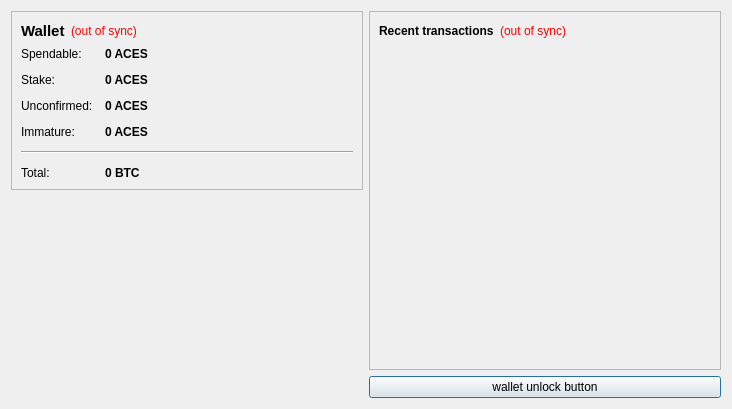
<?xml version="1.0" encoding="UTF-8"?>
<ui version="4.0">
 <class>OverviewPage</class>
 <widget class="QWidget" name="OverviewPage">
  <property name="geometry">
   <rect>
    <x>0</x>
    <y>0</y>
    <width>732</width>
    <height>409</height>
   </rect>
  </property>
  <property name="windowTitle">
   <string>Form</string>
  </property>
  <layout class="QHBoxLayout" name="horizontalLayout" stretch="0,0">
   <item>
    <layout class="QVBoxLayout" name="verticalLayout_2">
     <item>
      <widget class="QFrame" name="frame">
       <property name="frameShape">
        <enum>QFrame::StyledPanel</enum>
       </property>
       <property name="frameShadow">
        <enum>QFrame::Raised</enum>
       </property>
       <layout class="QVBoxLayout" name="verticalLayout_4">
        <item>
         <layout class="QHBoxLayout" name="horizontalLayout_4">
          <item>
           <widget class="QLabel" name="label_5">
            <property name="font">
             <font>
              <pointsize>11</pointsize>
              <weight>75</weight>
              <bold>true</bold>
             </font>
            </property>
            <property name="text">
             <string>Wallet</string>
            </property>
           </widget>
          </item>
          <item>
           <widget class="QLabel" name="labelWalletStatus">
            <property name="toolTip">
             <string>The displayed information may be out of date. Your wallet automatically synchronizes with the AcesCoin network after a connection is established, but this process has not completed yet.</string>
            </property>
            <property name="styleSheet">
             <string notr="true">QLabel { color: red; }</string>
            </property>
            <property name="text">
             <string notr="true">(out of sync)</string>
            </property>
            <property name="alignment">
             <set>Qt::AlignLeading|Qt::AlignLeft|Qt::AlignVCenter</set>
            </property>
           </widget>
          </item>
          <item>
           <spacer name="horizontalSpacer_2">
            <property name="orientation">
             <enum>Qt::Horizontal</enum>
            </property>
            <property name="sizeHint" stdset="0">
             <size>
              <width>40</width>
              <height>20</height>
             </size>
            </property>
           </spacer>
          </item>
         </layout>
        </item>
        <item>
         <layout class="QFormLayout" name="formLayout_2">
          <property name="fieldGrowthPolicy">
           <enum>QFormLayout::AllNonFixedFieldsGrow</enum>
          </property>
          <property name="horizontalSpacing">
           <number>12</number>
          </property>
          <property name="verticalSpacing">
           <number>12</number>
          </property>
          <item row="0" column="0">
           <widget class="QLabel" name="label">
            <property name="text">
             <string>Spendable:</string>
            </property>
           </widget>
          </item>
          <item row="0" column="1">
           <widget class="QLabel" name="labelBalance">
            <property name="font">
             <font>
              <weight>75</weight>
              <bold>true</bold>
             </font>
            </property>
            <property name="cursor">
             <cursorShape>IBeamCursor</cursorShape>
            </property>
            <property name="toolTip">
             <string>Your current spendable balance</string>
            </property>
            <property name="text">
             <string notr="true">0 ACES</string>
            </property>
            <property name="textInteractionFlags">
             <set>Qt::LinksAccessibleByMouse|Qt::TextSelectableByKeyboard|Qt::TextSelectableByMouse</set>
            </property>
           </widget>
          </item>
          <item row="1" column="0">
           <widget class="QLabel" name="label_6">
            <property name="text">
             <string>Stake:</string>
            </property>
           </widget>
          </item>
          <item row="1" column="1">
           <widget class="QLabel" name="labelStake">
            <property name="font">
             <font>
              <weight>75</weight>
              <bold>true</bold>
             </font>
            </property>
            <property name="cursor">
             <cursorShape>IBeamCursor</cursorShape>
            </property>
            <property name="toolTip">
             <string>Total of coins that was staked, and do not yet count toward the current balance</string>
            </property>
            <property name="text">
             <string notr="true">0 ACES</string>
            </property>
            <property name="textInteractionFlags">
             <set>Qt::LinksAccessibleByMouse|Qt::TextSelectableByKeyboard|Qt::TextSelectableByMouse</set>
            </property>
           </widget>
          </item>
          <item row="2" column="0">
           <widget class="QLabel" name="label_3">
            <property name="text">
             <string>Unconfirmed:</string>
            </property>
           </widget>
          </item>
          <item row="2" column="1">
           <widget class="QLabel" name="labelUnconfirmed">
            <property name="font">
             <font>
              <weight>75</weight>
              <bold>true</bold>
             </font>
            </property>
            <property name="cursor">
             <cursorShape>IBeamCursor</cursorShape>
            </property>
            <property name="toolTip">
             <string>Total of transactions that have yet to be confirmed, and do not yet count toward the current balance</string>
            </property>
            <property name="text">
             <string notr="true">0 ACES</string>
            </property>
            <property name="textInteractionFlags">
             <set>Qt::LinksAccessibleByMouse|Qt::TextSelectableByKeyboard|Qt::TextSelectableByMouse</set>
            </property>
           </widget>
          </item>
          <item row="3" column="0">
           <widget class="QLabel" name="labelImmatureText">
            <property name="text">
             <string>Immature:</string>
            </property>
           </widget>
          </item>
          <item row="3" column="1">
           <widget class="QLabel" name="labelImmature">
            <property name="font">
             <font>
              <weight>75</weight>
              <bold>true</bold>
             </font>
            </property>
            <property name="toolTip">
             <string>Mined balance that has not yet matured</string>
            </property>
            <property name="text">
             <string notr="true">0 ACES</string>
            </property>
            <property name="textInteractionFlags">
             <set>Qt::LinksAccessibleByMouse|Qt::TextSelectableByKeyboard|Qt::TextSelectableByMouse</set>
            </property>
           </widget>
          </item>
          <item row="4" column="0" colspan="2">
           <widget class="Line" name="line">
            <property name="orientation">
             <enum>Qt::Horizontal</enum>
            </property>
           </widget>
          </item>
          <item row="5" column="0">
           <widget class="QLabel" name="labelTotalText">
            <property name="text">
             <string>Total:</string>
            </property>
           </widget>
          </item>
          <item row="5" column="1">
           <widget class="QLabel" name="labelTotal">
            <property name="font">
             <font>
              <weight>75</weight>
              <bold>true</bold>
             </font>
            </property>
            <property name="cursor">
             <cursorShape>IBeamCursor</cursorShape>
            </property>
            <property name="toolTip">
             <string>Your current total balance</string>
            </property>
            <property name="text">
             <string notr="true">0 BTC</string>
            </property>
            <property name="textInteractionFlags">
             <set>Qt::LinksAccessibleByMouse|Qt::TextSelectableByKeyboard|Qt::TextSelectableByMouse</set>
            </property>
           </widget>
          </item>
         </layout>
        </item>
       </layout>
      </widget>
     </item>
     <item>
      <spacer name="verticalSpacer_4">
       <property name="orientation">
        <enum>Qt::Vertical</enum>
       </property>
       <property name="sizeHint" stdset="0">
        <size>
         <width>20</width>
         <height>40</height>
        </size>
       </property>
      </spacer>
     </item>
     <item>
      <widget class="QLabel" name="label_2">
       <property name="text">
        <string/>
       </property>
       <property name="pixmap">
        <pixmap resource="../bitcoin.qrc">:/images/Wallet_Logo</pixmap>
       </property>
       <property name="alignment">
        <set>Qt::AlignCenter</set>
       </property>
      </widget>
     </item>
     <item>
      <spacer name="verticalSpacer">
       <property name="orientation">
        <enum>Qt::Vertical</enum>
       </property>
       <property name="sizeHint" stdset="0">
        <size>
         <width>20</width>
         <height>40</height>
        </size>
       </property>
      </spacer>
     </item>
    </layout>
   </item>
   <item>
    <layout class="QVBoxLayout" name="verticalLayout_3">
     <item>
      <widget class="QFrame" name="frame_2">
       <property name="frameShape">
        <enum>QFrame::StyledPanel</enum>
       </property>
       <property name="frameShadow">
        <enum>QFrame::Raised</enum>
       </property>
       <layout class="QVBoxLayout" name="verticalLayout">
        <item>
         <layout class="QHBoxLayout" name="horizontalLayout_2">
          <item>
           <widget class="QLabel" name="label_4">
            <property name="text">
             <string>&lt;b&gt;Recent transactions&lt;/b&gt;</string>
            </property>
           </widget>
          </item>
          <item>
           <widget class="QLabel" name="labelTransactionsStatus">
            <property name="toolTip">
             <string>The displayed information may be out of date. Your wallet automatically synchronizes with the AcesCoin network after a connection is established, but this process has not completed yet.</string>
            </property>
            <property name="styleSheet">
             <string notr="true">QLabel { color: red; }</string>
            </property>
            <property name="text">
             <string notr="true">(out of sync)</string>
            </property>
            <property name="alignment">
             <set>Qt::AlignRight|Qt::AlignTrailing|Qt::AlignVCenter</set>
            </property>
           </widget>
          </item>
          <item>
           <spacer name="horizontalSpacer">
            <property name="orientation">
             <enum>Qt::Horizontal</enum>
            </property>
            <property name="sizeHint" stdset="0">
             <size>
              <width>40</width>
              <height>20</height>
             </size>
            </property>
           </spacer>
          </item>
         </layout>
        </item>
        <item>
         <widget class="QListView" name="listTransactions">
          <property name="styleSheet">
           <string notr="true">QListView { background: transparent; }</string>
          </property>
          <property name="frameShape">
           <enum>QFrame::NoFrame</enum>
          </property>
          <property name="verticalScrollBarPolicy">
           <enum>Qt::ScrollBarAlwaysOff</enum>
          </property>
          <property name="horizontalScrollBarPolicy">
           <enum>Qt::ScrollBarAlwaysOff</enum>
          </property>
          <property name="selectionMode">
           <enum>QAbstractItemView::NoSelection</enum>
          </property>
         </widget>
        </item>
       </layout>
      </widget>
     </item>
     <item>
      <widget class="QPushButton" name="unlockWalletButton">
       <property name="sizePolicy">
        <sizepolicy hsizetype="Minimum" vsizetype="Fixed">
         <horstretch>0</horstretch>
         <verstretch>0</verstretch>
        </sizepolicy>
       </property>
       <property name="maximumSize">
        <size>
         <width>16777214</width>
         <height>16777214</height>
        </size>
       </property>
       <property name="toolTip">
        <string/>
       </property>
       <property name="text">
        <string>wallet unlock button</string>
       </property>
       <property name="checkable">
        <bool>false</bool>
       </property>
       <property name="autoDefault">
        <bool>false</bool>
       </property>
       <property name="default">
        <bool>true</bool>
       </property>
       <property name="flat">
        <bool>false</bool>
       </property>
      </widget>
     </item>
    </layout>
   </item>
  </layout>
 </widget>
 <resources>
  <include location="../bitcoin.qrc"/>
 </resources>
 <connections/>
</ui>
